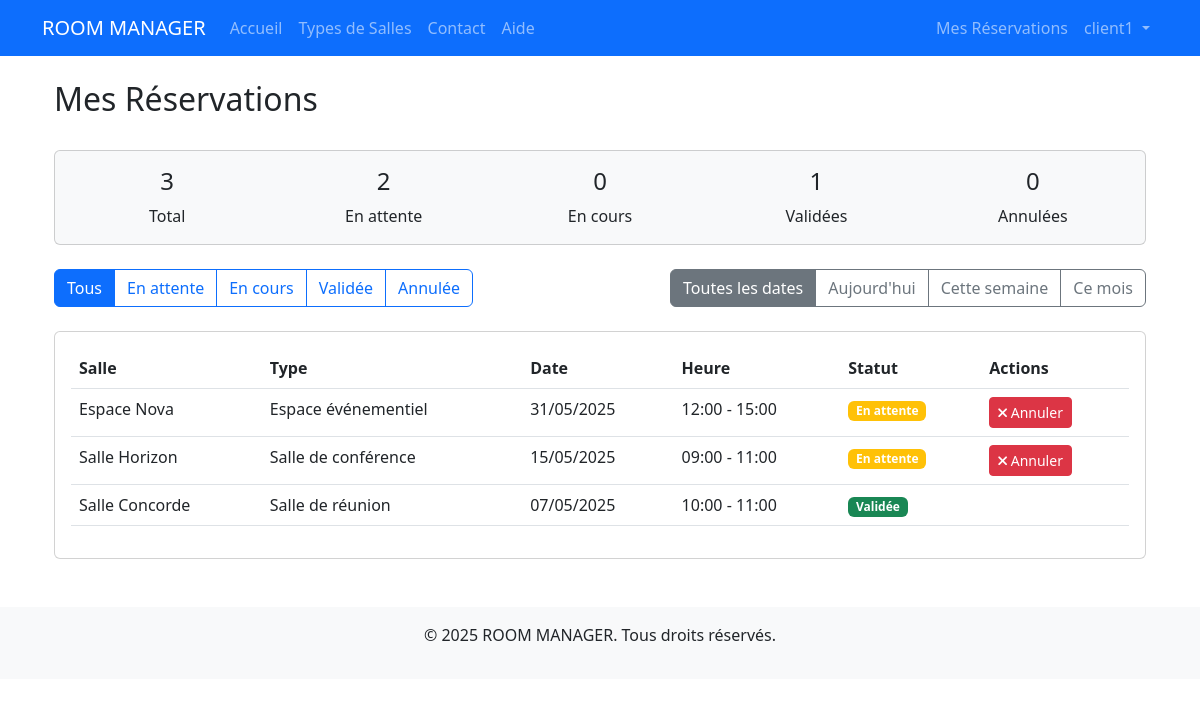
The page /bookings/ (signed in) on the database its author committed.
### core/models.py (models this page shows, shortened)
class User(AbstractUser):
    ROLE_CHOICES = [
        ('admin', 'Administrateur'),
        ('client', 'Client')
    ]
    phone_number = models.CharField(max_length=20, blank=True)
    address = models.TextField(blank=True)
    role = models.CharField(max_length=10, choices=ROLE_CHOICES, default='client')
    def is_admin_user(self):
        return self.role == 'admin' or self.is_superuser

class Booking(models.Model):
    STATUS_CHOICES = [
        ('pending', 'En attente'),
        ('in_progress', 'En cours'),
        ('validated', 'Validée'),
        ('cancelled', 'Annulée')
    ]
    user = models.ForeignKey(User, on_delete=models.CASCADE)
    room = models.ForeignKey(Room, on_delete=models.CASCADE)
    date = models.DateField()
    start_time = models.TimeField()
    end_time = models.TimeField()
    created_at = models.DateTimeField(auto_now_add=True)
    status = models.CharField(max_length=20, choices=STATUS_CHOICES, default='pending')
    total_amount = models.DecimalField(max_digits=10, decimal_places=2)
    payment_status = models.BooleanField(default=False)

class Room(models.Model):
    name = models.CharField(max_length=100)
    room_type = models.ForeignKey(RoomType, on_delete=models.CASCADE)
    capacity = models.IntegerField()
    price_per_hour = models.DecimalField(max_digits=10, decimal_places=2)
    description = models.TextField()
    image = models.ImageField(upload_to='rooms/')
    is_active = models.BooleanField(default=True)
    equipment = models.ManyToManyField(Equipment, blank=True)

class RoomType(models.Model):
    CATEGORY_CHOICES = [
        ('enterprise', 'Entreprises'),
        ('university', 'Universités'),
        ('hotel', 'Hôtels'),
        ('sport', 'Sports')
    ]
    name = models.CharField(max_length=100)
    category = models.CharField(max_length=20, choices=CATEGORY_CHOICES)
    description = models.TextField()
    image = models.ImageField(upload_to='room_types/')

### core/views.py (the view, shortened to what this page needs)
# urls.py: path('bookings/', views.booking_list, name='booking_list'),
@login_required
def booking_list(request):
    status_filter = request.GET.get('status')
    date_filter = request.GET.get('date')
    bookings = request.user.booking_set.all().order_by('-date', '-start_time')
    if status_filter and status_filter != 'all':
        bookings = bookings.filter(status=status_filter)
    stats = {
        'total': bookings.count(),
        'pending': bookings.filter(status='pending').count(),
        'in_progress': bookings.filter(status='in_progress').count(),
        'validated': bookings.filter(status='validated').count(),
        'cancelled': bookings.filter(status='cancelled').count(),
    }
    context = {
        'bookings': bookings,
        'stats': stats,
        'current_status': status_filter,
        'current_date': date_filter,
        'status_choices': Booking.STATUS_CHOICES
    }
    return render(request, 'core/booking_list.html', context)

### core/templates/core/booking_list.html (shortened to what this page needs)
{% extends 'core/base.html' %}
{% block content %}
<div class="container">
    <div class="row mb-4">
        <div class="col-md-8">
            <h2>Mes Réservations</h2>
        </div>
    </div>
    <div class="row mb-4">
        <div class="col">
            <div class="card bg-light">
                <div class="card-body">
                    <div class="row text-center">
                        <div class="col">
                            <h4>{{ stats.total }}</h4>
                            <p class="mb-0">Total</p>
                        </div>
                        <div class="col">
                            <h4>{{ stats.pending }}</h4>
                            <p class="mb-0">En attente</p>
                        </div>
                        <div class="col">
                            <h4>{{ stats.in_progress }}</h4>
                            <p class="mb-0">En cours</p>
                        </div>
                        <div class="col">
                            <h4>{{ stats.validated }}</h4>
                            <p class="mb-0">Validées</p>
                        </div>
                        <div class="col">
                            <h4>{{ stats.cancelled }}</h4>
                            <p class="mb-0">Annulées</p>
                        </div>
                    </div>
                </div>
            </div>
        </div>
    </div>
    <div class="row mb-4">
        <div class="col-md-6">
            <div class="btn-group" role="group">
                <a href="{% url 'core:booking_list' %}" class="btn btn-outline-primary {% if not current_status %}active{% endif %}">Tous</a>
                {% for status_code, status_name in status_choices %}
                    <a href="?status={{ status_code }}{% if current_date %}&date={{ current_date }}{% endif %}"
                       class="btn btn-outline-primary {% if current_status == status_code %}active{% endif %}">
                        {{ status_name }}
                    </a>
                {% endfor %}
            </div>
        </div>
        <div class="col-md-6">
            <div class="btn-group float-end" role="group">
                <a href="{% url 'core:booking_list' %}{% if current_status %}?status={{ current_status }}{% endif %}"
                   class="btn btn-outline-secondary {% if not current_date %}active{% endif %}">Toutes les dates</a>
                <a href="?date=today{% if current_status %}&status={{ current_status }}{% endif %}"
                   class="btn btn-outline-secondary {% if current_date == 'today' %}active{% endif %}">Aujourd'hui</a>
                <a href="?date=week{% if current_status %}&status={{ current_status }}{% endif %}"
                   class="btn btn-outline-secondary {% if current_date == 'week' %}active{% endif %}">Cette semaine</a>
                <a href="?date=month{% if current_status %}&status={{ current_status }}{% endif %}"
                   class="btn btn-outline-secondary {% if current_date == 'month' %}active{% endif %}">Ce mois</a>
            </div>
        </div>
    </div>
    <div class="card">
        <div class="card-body">
            <div class="table-responsive">
                <table class="table">
                    <thead>
                        <tr>
                            <th>Salle</th>
                            <th>Type</th>
                            <th>Date</th>
                            <th>Heure</th>
                            <th>Statut</th>
                            <th>Actions</th>
                        </tr>
                    </thead>
                    <tbody>
                        {% for booking in bookings %}
                        <tr>
                            <td>{{ booking.room.name }}</td>
                            <td>{{ booking.room.room_type.name }}</td>
                            <td>{{ booking.date|date:"d/m/Y" }}</td>
                            <td>{{ booking.start_time|time:"H:i" }} - {{ booking.end_time|time:"H:i" }}</td>
                            <td>
                                <span class="badge {% if booking.status == 'pending' %}bg-warning
                                             {% elif booking.status == 'in_progress' %}bg-info
                                             {% elif booking.status == 'validated' %}bg-success
                                             {% elif booking.status == 'cancelled' %}bg-danger
                                             {% endif %}">
                                    {{ booking.get_status_display }}
                                </span>
                            </td>
                            <td>
                                {% if booking.status == 'pending' %}
                                    <button type="button" class="btn btn-danger btn-sm" data-bs-toggle="modal" data-bs-target="#cancelModal{{ booking.pk }}">
                                        <i class="fas fa-times"></i> Annuler
                                    </button>
                                {% endif %}
                            </td>
                        </tr>
                        {% endfor %}
                    </tbody>
                </table>
            </div>
        </div>
    </div>
</div>
{% endblock %}

### core/templates/core/base.html (shortened to what this page needs)
<!DOCTYPE html>
<html lang="fr">
<head>
    <link href="https://cdn.jsdelivr.net/npm/bootstrap@5.3.0/dist/css/bootstrap.min.css" rel="stylesheet">
    <link href="https://cdnjs.cloudflare.com/ajax/libs/font-awesome/6.0.0/css/all.min.css" rel="stylesheet">
</head>
<body>
    <nav class="navbar navbar-expand-lg navbar-dark bg-primary">
        <div class="container">
            <a class="navbar-brand" href="{% url 'core:home' %}">ROOM MANAGER</a>
            <div class="collapse navbar-collapse" id="navbarNav">
                <ul class="navbar-nav me-auto">
                    {% if not user.is_admin_user %}
                    <li class="nav-item">
                        <a class="nav-link" href="{% url 'core:home' %}">Accueil</a>
                    </li>
                    <li class="nav-item">
                        <a class="nav-link" href="{% url 'core:room_types' %}">Types de Salles</a>
                    </li>
                    <li class="nav-item">
                        <a class="nav-link" href="{% url 'core:contact' %}">Contact</a>
                    </li>
                    <li class="nav-item">
                        <a class="nav-link" href="{% url 'core:help' %}">Aide</a>
                    </li>
                    {% endif %}
                </ul>
                <ul class="navbar-nav">
                    {% if user.is_authenticated %}
                        {% if user.is_admin_user %}
                            <li class="nav-item">
                                <a class="nav-link" href="{% url 'core:dashboard' %}">Tableau de Bord</a>
                            </li>
                            <li class="nav-item">
                                <a class="nav-link" href="{% url 'core:manage_bookings' %}">Gestion des Réservations</a>
                            </li>
                            <li class="nav-item">
                                <a class="nav-link" href="{% url 'core:manage_users' %}">Gestion des Utilisateurs</a>
                            </li>
                        {% else %}
                            <li class="nav-item">
                                <a class="nav-link" href="{% url 'core:booking_list' %}">Mes Réservations</a>
                            </li>
                        {% endif %}
                        <li class="nav-item dropdown">
                            <a class="nav-link dropdown-toggle" href="#" id="navbarDropdown" role="button" data-bs-toggle="dropdown">
                                {{ user.username }}
                            </a>
                        </li>
                    {% endif %}
                </ul>
            </div>
        </div>
    </nav>
    <div class="container mt-4">
        {% block content %}
        {% endblock %}
    </div>
    <footer class="bg-light mt-5 py-3">
        <div class="container text-center">
            <p>&copy; 2025 ROOM MANAGER. Tous droits réservés.</p>
        </div>
    </footer>
</body>
</html>

### rows shown on the page
User: username "client1"
Booking: room.name "Espace Nova", room.room_type.name "Espace événementiel", date "31/05/2025", start_time "12:00", end_time "15:00", status "En attente"
Booking: room.name "Salle Horizon", room.room_type.name "Salle de conférence", date "15/05/2025", start_time "09:00", end_time "11:00", status "En attente"
Booking: room.name "Salle Concorde", room.room_type.name "Salle de réunion", date "07/05/2025", start_time "10:00", end_time "11:00", status "Validée"

### other values the page prints
{{ stats.total }} "3"
{{ stats.pending }} "2"
{{ stats.in_progress }} "0"
{{ stats.validated }} "1"
{{ stats.cancelled }} "0"
{{ status_name }} "En attente" "En cours" "Validée" "Annulée"
